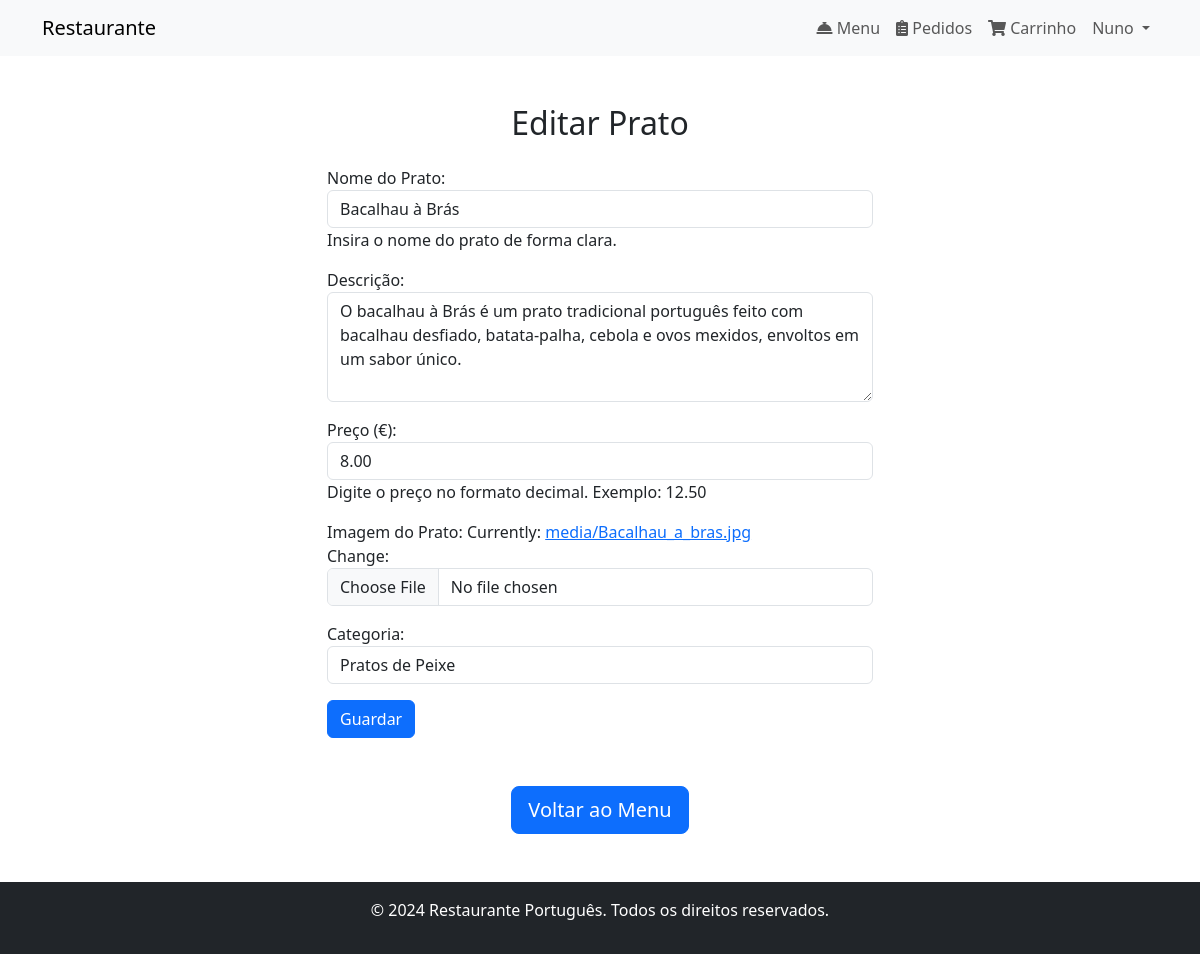
/menu/editar/2/ (signed in), run on the app's committed database.
### menu/models.py (models this page shows, shortened)
class Prato(models.Model):
    nome = models.CharField(max_length=100)
    descricao = models.TextField()
    preco = models.DecimalField(max_digits=6, decimal_places=2)
    imagem = models.ImageField(upload_to='media/')
    categoria = models.CharField(
        max_length=50,
        choices=[
            ('Entradas', 'Entradas'),
            ('Sopas', 'Sopas'),
            ('Carne', 'Pratos de Carne'),
            ('Peixe', 'Pratos de Peixe'),
            ('Sobremesas', 'Sobremesas'),
            ('Sumos', 'Sumos'),
            ('Vinhos', 'Vinhos'),
            ('Cafés', 'Cafés'),
        ]
    )

### menu/views.py (the view)
# urls.py: path('editar/<int:pk>/', views.editar_prato, name='editar_prato'),
@login_required
@permission_required('menu.change_prato', raise_exception=True)
def editar_prato(request, pk):
    prato = get_object_or_404(Prato, pk=pk)
    if request.method == 'POST':
        form = PratoForm(request.POST, request.FILES, instance=prato)
        if form.is_valid():
            form.save()
            return redirect('menu')
    else:
        form = PratoForm(instance=prato)
    return render(request, 'editar_prato.html', {'form': form, 'prato': prato})

### menu/templates/editar_prato.html (shortened to what this page needs)
{% extends 'base.html' %}
{% block content %}
<main class="container my-5">
    <h2 class="text-center mb-4">Editar Prato</h2>
    <div class="row justify-content-center">
        <div class="col-md-6">
            <form method="POST" action="{% url 'editar_prato' prato.pk %}" enctype="multipart/form-data">
                {{ form.as_p }}
                <button type="submit" class="btn btn-primary">Guardar</button>
            </form>
        </div>
    </div>
    <div class="text-center mt-5">
        <a href="{% url 'menu' %}" class="btn btn-primary btn-lg">
            Voltar ao Menu
        </a>
    </div>
</main>
{% endblock %}

### templates/base.html (shortened to what this page needs)
<!DOCTYPE html>
<html lang="pt">
<head>
    <link href="https://cdn.jsdelivr.net/npm/bootstrap@5.3.3/dist/css/bootstrap.min.css" rel="stylesheet">
    <link href="https://cdnjs.cloudflare.com/ajax/libs/font-awesome/5.15.4/css/all.min.css" rel="stylesheet">
</head>
<body>
    <nav class="navbar navbar-expand-lg navbar-light bg-light">
        <div class="container">
            <a class="navbar-brand" href="{% url 'homepage' %}">Restaurante</a>
            <div class="collapse navbar-collapse" id="navbarNav">
                <ul class="navbar-nav ms-auto">
                    <li class="nav-item">
                        <a class="nav-link" href="{% url 'menu' %}">
                            <i class="fas fa-concierge-bell"></i> Menu
                        </a>
                    </li>
                    <li class="nav-item">
                        <a class="nav-link" href="{% url 'orders' %}">
                            <i class="fas fa-clipboard-list"></i> Pedidos
                        </a>
                    </li>
                    <li class="nav-item">
                        <a class="nav-link" href="{% url 'visualizar_carrinho' %}">
                            <i class="fas fa-shopping-cart"></i> Carrinho
                        </a>
                    </li>
                    {% if user.is_authenticated %}
                        <li class="nav-item dropdown">
                            <a class="nav-link dropdown-toggle" href="#" id="userDropdown" role="button" data-bs-toggle="dropdown" aria-expanded="false">
                                {{ user.username }}
                            </a>
                        </li>
                    {% else %}
                        <li class="nav-item"><a class="btn btn-outline-success ms-3 px-4 py-2 fw-bold" href="{% url 'registo' %}" role="button">Registo</a></li>
                        <li class="nav-item"><a class="btn btn-primary ms-2 px-4 py-2 fw-bold" href="{% url 'login' %}" role="button">Login</a></li>
                    {% endif %}
                </ul>
            </div>
        </div>
    </nav>
    <main>
        {% block content %}
        {% endblock %}
    </main>
    <footer class="bg-dark text-white text-center py-3 mt-auto">
        <p>&copy; 2024 Restaurante Português. Todos os direitos reservados.</p>
    </footer>
</body>
</html>

### templates/base.html (style rules this page uses)
body { display: flex; flex-direction: column; min-height: 100vh; }
main { flex: 1; }

### data on the page
Prato: nome "Bacalhau à Brás", descricao "O bacalhau à Brás é um prato tradicional português feito com bacalhau desfiado, batata-palha, cebola e ovos mexidos, envoltos em um sabor único.", preco "8.00", categoria "Pratos de Peixe"

### other printed values
{{ user.username }} "Nuno"
